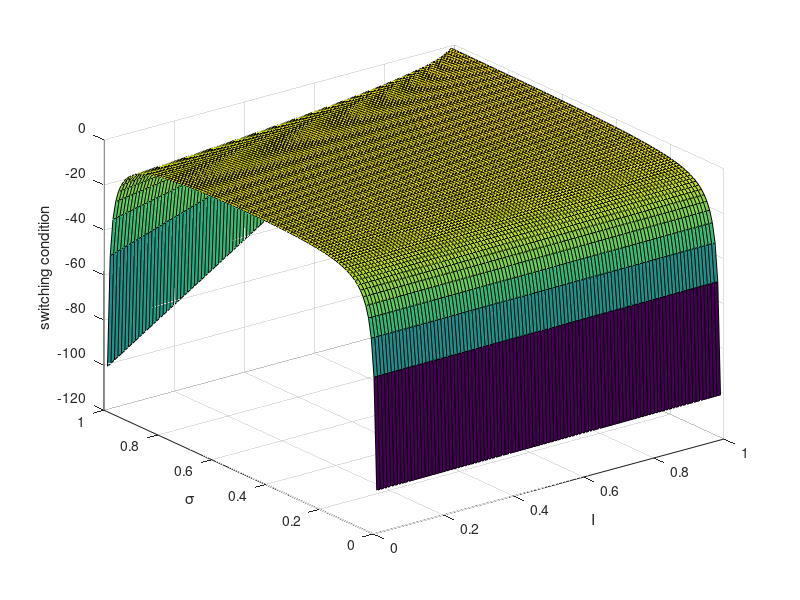

Write the MATLAB code that produced this figure. (Note: this script raises an error after producing the figure.)
clear all; close all;

%% General surface
I_vals = linspace(0.01,0.99,100);
sigma_vals = linspace(0,1,100);
surface = zeros(100,100);
ci = 1;
for i = I_vals
    cj = 1;
    for j=sigma_vals
        surface(ci,cj) = -(1 - sigma_vals(cj)*I_vals(ci))/((1 - I_vals(ci))*I_vals(ci));
        cj=cj+1;
    end
    ci=ci+1;
end
figure()
surf(I_vals,sigma_vals,surface)
xlabel('I')
ylabel('\sigma')
zlabel('switching condition')

%% change in switching condition over one simulation

[t,I,l,a]=opSIS_Icost(0.5,0.06,1/110,0.1,0.2,0.5,1,90, 0.2, 0.9);

switch_cond = l+0.1*(1 - 0.5*I)./(0.06*(1 - I).*I);

figure()
plot(t,switch_cond, 'linewidth',3)
hold on
plot(t,zeros(1001,1), 'linewidth',3, 'linestyle','--')
xlabel('t')
ylabel('\phi')

%% Change in switching condition over time with changing sigma

H=figure();
filename = 'Switch_plot.gif';
I0_vals = 0.1:0.01:0.99999;
s_vals = linspace(0,1,100);
n=0;
for i = I0_vals
    switch_cond_var = zeros(100,1001);
    c = 1;
    for s = s_vals
        [t,I,l,a]=opSIS_Icost(i,0.06,1/110,0.1,0.2,s,1,90, 0.2, 0.9);
        switch_cond_var(c,:) = l+0.1*(1 - s*I)./(0.06*(1 - I).*I);
        c = c+1;
    end
    h =surf(t,s_vals,switch_cond_var);
    hold on
    surf(t,s_vals,zeros(100,1001))
    set(h,'LineStyle','none')
    xlabel('t')
    ylabel('\sigma')
    zlabel('\phi')
    view(-159,46)
    title('I_0 = ', i)
    colormap jet;
    pause(0.001)
    Frame = getframe(H);
    im = frame2im(Frame);
    [imind,CM] = rgb2ind(im,256);
      if n == 0
          imwrite(imind,CM,filename,'gif', 'Loopcount',inf);
      else
          imwrite(imind,CM,filename,'gif','WriteMode','append');
      end
     n=n+1;
     hold off
end


